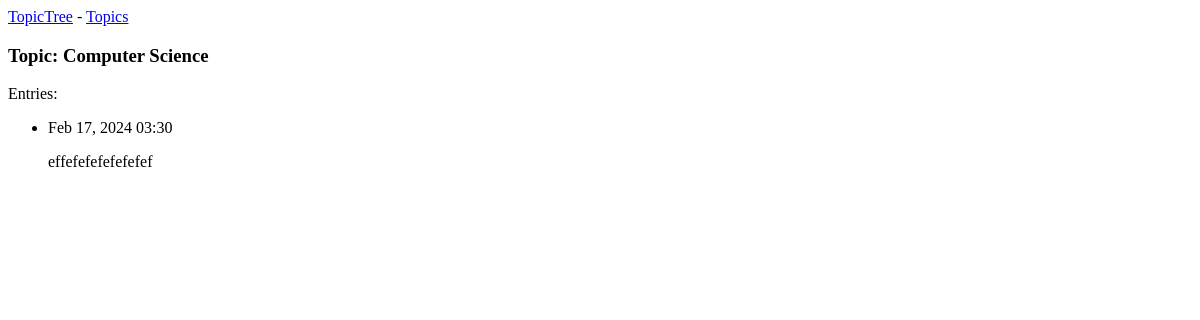
Before: /topics/4/ with the older database file.
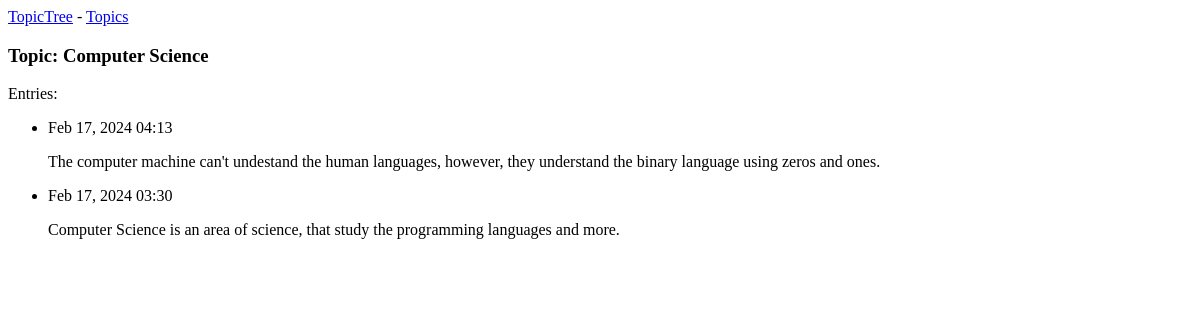
After: the same page with the newer database file.
### topic_trees/models.py (models this page shows, shortened)
class Topic(models.Model):
  text = models.CharField(max_length=200)
  date_added = models.DateTimeField(auto_now_add=True)
  def __str__(self):
    return self.text

class Entry(models.Model):
  topic = models.ForeignKey(Topic, on_delete=models.CASCADE)
  text = models.TextField()
  date_added = models.DateTimeField(auto_now_add=True)
  class Meta:
    verbose_name_plural = 'entries'

### topic_trees/views.py (the view)
# urls.py: path('topics/<topic_id>/', views.topic, name='topic'),
def topic(request, topic_id):
  topic = Topic.objects.get(id = topic_id)
  entries = topic.entry_set.order_by('-date_added')
  context = {
    'topic': topic,
    'entries': entries
  }
  return render(request, 'topic_trees/topic.html', context)

### topic_trees/templates/topic_trees/topic.html
{% extends "topic_trees/base.html" %}
{% block content %}
  <h3>Topic: {{ topic }}</h3>
  <p>Entries: </p>
  <ul>
    {% for entry in entries %}
      <li>
        <p>{{ entry.date_added | date:'M d, Y H:i' }}</p>
        <p>{{ entry.text | linebreaks }}</p>
      </li>
      {% empty %}
      <li>
        No Registry.
      </li>
    {% endfor %}
  </ul>
{% endblock content %}

### topic_trees/templates/topic_trees/base.html
<a href="{% url 'index' %}">TopicTree</a> -
<a href="{% url 'topics' %}">Topics</a>
{% block content %}{% endblock content %}

Changed rows visible on the page:
added Entry: date_added "Feb 17, 2024 04:13", text "The computer machine can't undestand the human languages, however, they understand the binary language using zeros and ones."
changed Entry: text "effefefefefefefef" → "Computer Science is an area of science, that study the programming languages and more."
